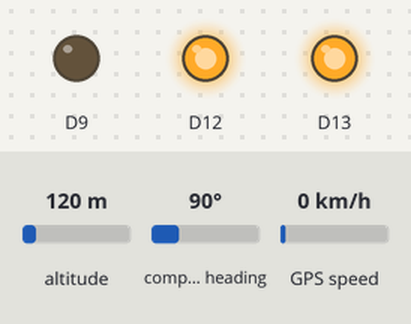
The sketch below on a simulated Arduino MKR. Parts: output pins drawn as LEDs (lit = HIGH). The test bench sets the inputs (shaded band); at power-on: altitude 120 m, compass heading 90°, GPS speed 0 km/h. Uploads are accepted with an empty reply; the GPS gets a fix after 3 s at 37.7749, -122.4194 with 8 satellites; what the sketch prints to the serial monitor is not drawn.

Above: at 0.1 s.
At 1.1 s:
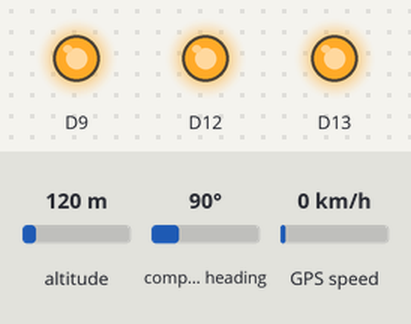
Timing chart, 0 to 4.5 s (numbered marks = the images above):
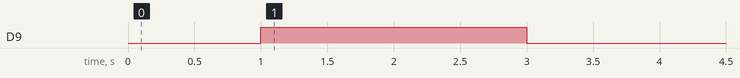

The sketch:

PA-Aduino.ino
```cpp
#include<SoftwareSerial.h>
#include <TinyGPSPlus.h>
#define TINY_GSM_MODEM_SIM900
#define TINY_GSM_RX_BUFFER 270
#include <TinyGsmClient.h>
#include <ArduinoHttpClient.h>

const String password = "123456";
void(* reset)(void)=0;
const char server[] = "arduino-fs.herokuapp.com";
const int  port = 80;
String LOCK;
static const uint32_t GPSBaud = 9600;
bool isFirstTime = true;

// The TinyGPSPlus object
TinyGPSPlus gps;
SoftwareSerial gsm(7,8);
TinyGsm modem(gsm);
TinyGsmClient client(modem);
HttpClient http(client, server, port);

void setup()
{
  pinMode(12, OUTPUT);
  pinMode(13, OUTPUT);
  digitalWrite(12, HIGH);
  digitalWrite(13, HIGH);
  pinMode(5, INPUT_PULLUP);
  Serial.begin(9600);
  gsm.begin(9600);
  powerSIM();
  delay(3000);
  Serial.println(F("DeviceExample.ino"));
  if(!modem.waitForNetwork())
  {
    reset();
  }
  if (!modem.gprsConnect("internet", "", ""))
  {
    reset();
  }
  Serial.print(F("start modem: "));Serial.println(String(modem.getModemInfo()));
}

void loop()
{
  while (Serial.available() > 0)
    {
      if (gps.encode(Serial.read()))
      {
        if(isFirstTime)
        {
          http.get("/setup?status=on&lock=off&password=" + password);
          if(http.responseStatusCode()==200)
            {
              isFirstTime=false;
            }else {
              reset();
            }
            http.stop();
        }else
        {
          http.get("/gl?password=" + password);
          LOCK = (http.responseStatusCode() == 200) ?   http.responseBody() : "off";
          if(LOCK == "on")
          {
          digitalWrite(12, LOW);
          if(digitalRead(5) == LOW)
            {
            sendRequest("/send-notification?alarm=on&password" + password);
            digitalWrite(13, LOW);
            }
          }else if(LOCK == "off") {
            digitalWrite(12, HIGH);
            digitalWrite(13,HIGH);
            digitalWrite(5, HIGH);
           }
          http.stop();
          sendRequest("/set?latitude="+String(gps.location.lat())+"&longtitude="+String(gps.location.lng()) + "&password=" + password);
          delay(1000);
          sendRequest("/set?ontime=" +String(millis()/1000)+ "&password=" + password);
        }
      }
    }


}

void sendRequest(String path) {
   http.get(path);
   http.stop();
}

void powerSIM(){
  pinMode(9, OUTPUT);
  digitalWrite(9,LOW);
  delay(1000);
  digitalWrite(9,HIGH);
  delay(2000);
  digitalWrite(9,LOW);
  delay(3000);
  }
```
